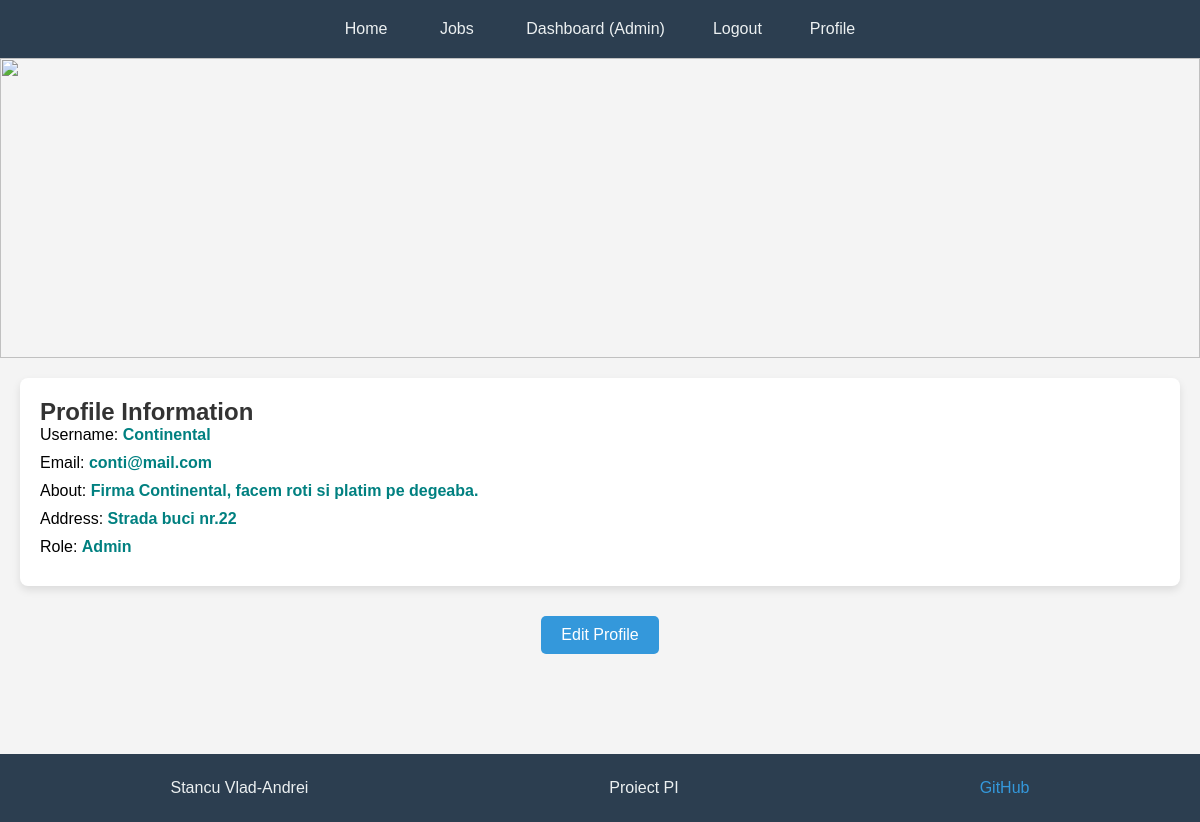
Page /profile.php (signed in) on the committed database.
### tables this page shows
CREATE TABLE `user` (
  `id` int(20) NOT NULL,
  `user_username` varchar(50) NOT NULL,
  `user_email` varchar(50) NOT NULL,
  `user_pass` varchar(50) NOT NULL,
  `admin` tinyint(1) NOT NULL,
  `user_bio` text DEFAULT NULL,
  `user_address` varchar(255) DEFAULT NULL
);

### profile.php (the view, shortened to what this page needs)
<html>
    <head>
        <link rel="stylesheet" type="text/css" href="style/indexStyle.css">
        <link rel="stylesheet" type="text/css" href="style/profileStyle.css">
    </head>
    <body>
        <ul>
            <li><a href="index.php">Home</a></li>
            <li><a href="jobs.php">Jobs</a></li>
            <?php
                require 'connection/config.php';
                if ($_SESSION['admin'] == 1) {
                    echo '<li><a href="admin_dashboard.php">Dashboard (Admin)</a></li>';
                } else {
                    echo '<li><a href="user_dashboard.php">Dashboard (User)</a></li>';
                }
                echo '<li><a href="logout.php">Logout</a></li>';
                echo '<li><a href="profile.php">Profile</a></li>';
                $userID = $_SESSION['id'];
                $sql = "SELECT * FROM user WHERE id = '$userID'";
                $result = mysqli_query($conn, $sql);
            ?>
        </ul>
        <img class="cover-image" src="https://images.unsplash.com/photo-1586281380349-632531db7ed4?q=80&w=2070&auto=format&fit=crop&ixlib=rb-4.0.3&ixid=M3wxMjA3fDB8MHxwaG90by1wYWdlfHx8fGVufDB8fHx8fA%3D%3D" alt="">
        <?php
            if ($result && mysqli_num_rows($result) > 0) {
                $user = mysqli_fetch_assoc($result);
                echo '<div class="profile-information">';
                echo '<h2>Profile Information</h2>';
                echo '<p>Username: <b>' . $user['user_username'] . '</b></p>';
                echo '<p>Email: <b>' . $user['user_email'] . '</b></p>';
                echo '<p>About: <b>' . $user['user_bio'] . '</b></p>';
                echo '<p>Address: <b>' . $user['user_address'] . '</b></p>';
                if ($user['admin'] == 1) {
                    echo '<p>Role: <b>Admin</b></p>';
                } else {
                    echo '<p>Role: <b>User</b></p>';
                }
                echo '</div>';
            } else {
                echo '<div class="profile-information">';
                echo '<h2>Error</h2>';
                echo '<p>Unable to fetch user data.</p>';
                echo '</div>';
            }
        ?>
        <div class="edit-profile">
            <a href="edit_profile.php">Edit Profile</a>
        </div>
        <footer class="footer">
        <div class="footer-content">
            <p>Stancu Vlad-Andrei</p>
            <p>Proiect PI</p>
            <p><a href="linkul_tau_catre_github" target="_blank">GitHub</a></p>
        </div>
    </footer>
    </body>
</html>

### style/indexStyle.css (style rules this page uses)
* { margin: 0; padding: 0; box-sizing: border-box; }
body { font-family: Arial, sans-serif; background-color: #f4f4f4; margin: 0; padding: 0; }
ul { list-style: none; background-color: #2c3e50; overflow: hidden; text-align: center; }
ul li { display: inline-block; }
ul li a { display: block; color: #ecf0f1; text-align: center; padding: 20px 24px; text-decoration: none; transition: background-color 0.3s ease, color 0.3s ease; }
.cover-image { background-size: cover; height: 500px; width: 100%; object-fit: cover; }
.footer { margin-top: 100px; background-color: #2c3e50; color: #ecf0f1; padding: 20px; text-align: center; }
.footer-content { display: flex; justify-content: space-around; }
.footer p { margin: 5px 0; }
.footer a { color: #3498db; text-decoration: none; }

### style/profileStyle.css (style rules this page uses)
* { margin: 0; padding: 0; box-sizing: border-box; }
body { font-family: Arial, sans-serif; background-color: #f4f4f4; margin: 0; padding: 0; }
.cover-image { background-size: cover; height: 300px; width: 100%; object-fit: cover; }
.profile-information { margin: 20px; padding: 20px; background-color: #fff; border-radius: 8px; box-shadow: 0 4px 8px rgba(0, 0, 0, 0.1); }
.profile-information h2 { color: #333; }
.profile-information p { font-size: 16px; margin-bottom: 10px; }
.profile-information b { color: #008080; }
.edit-profile { margin: 30px; text-align: center; }
.edit-profile a { display: inline-block; padding: 10px 20px; background-color: #3498db; color: #fff; text-decoration: none; border-radius: 5px; transition: background-color 0.3s ease; }

### rows in the picture
user: user_username "Continental", user_email "conti@mail.com", user_bio "Firma Continental, facem roti si platim pe degeaba.", user_address "Strada buci nr.22"
